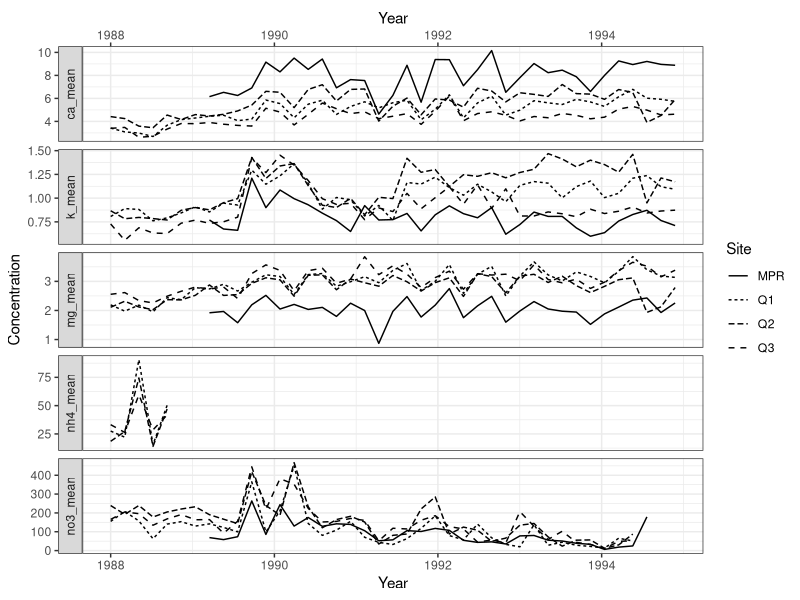

Here is the R script that generated this plot:
## ---- chunk 1

library(tidyverse)

data <- read_csv("output/clean_data.csv")

# Plotting ---------------------------------------------------------------

data |>
  ggplot(
    mapping = aes(x = window_start, y = Concentration, linetype = Site)
  ) +
  geom_line() +
  theme_bw() +
  facet_grid(vars(Chemical), scales = "free_y", switch = "y") +
  scale_x_date(name = "Year", sec.axis = dup_axis())
